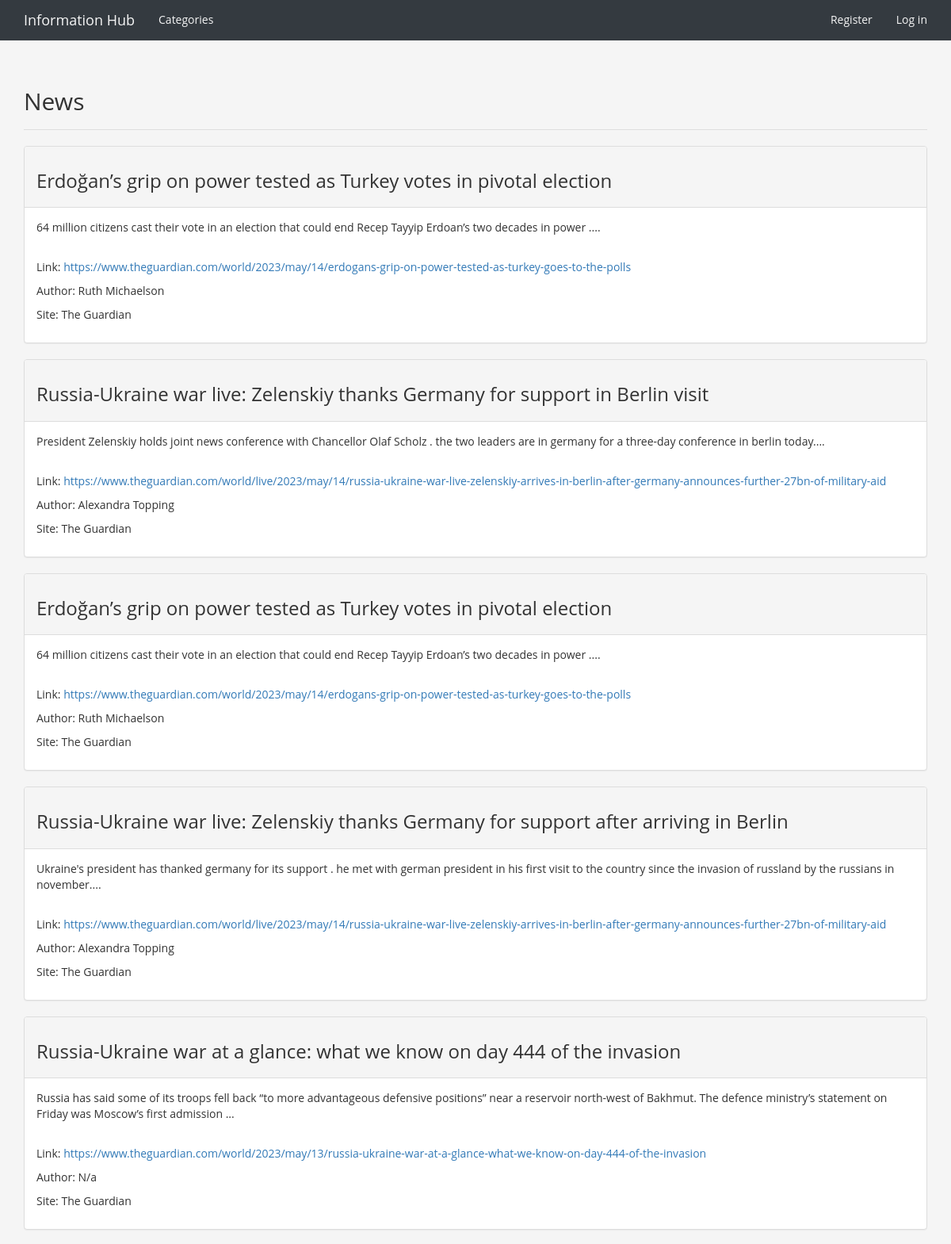
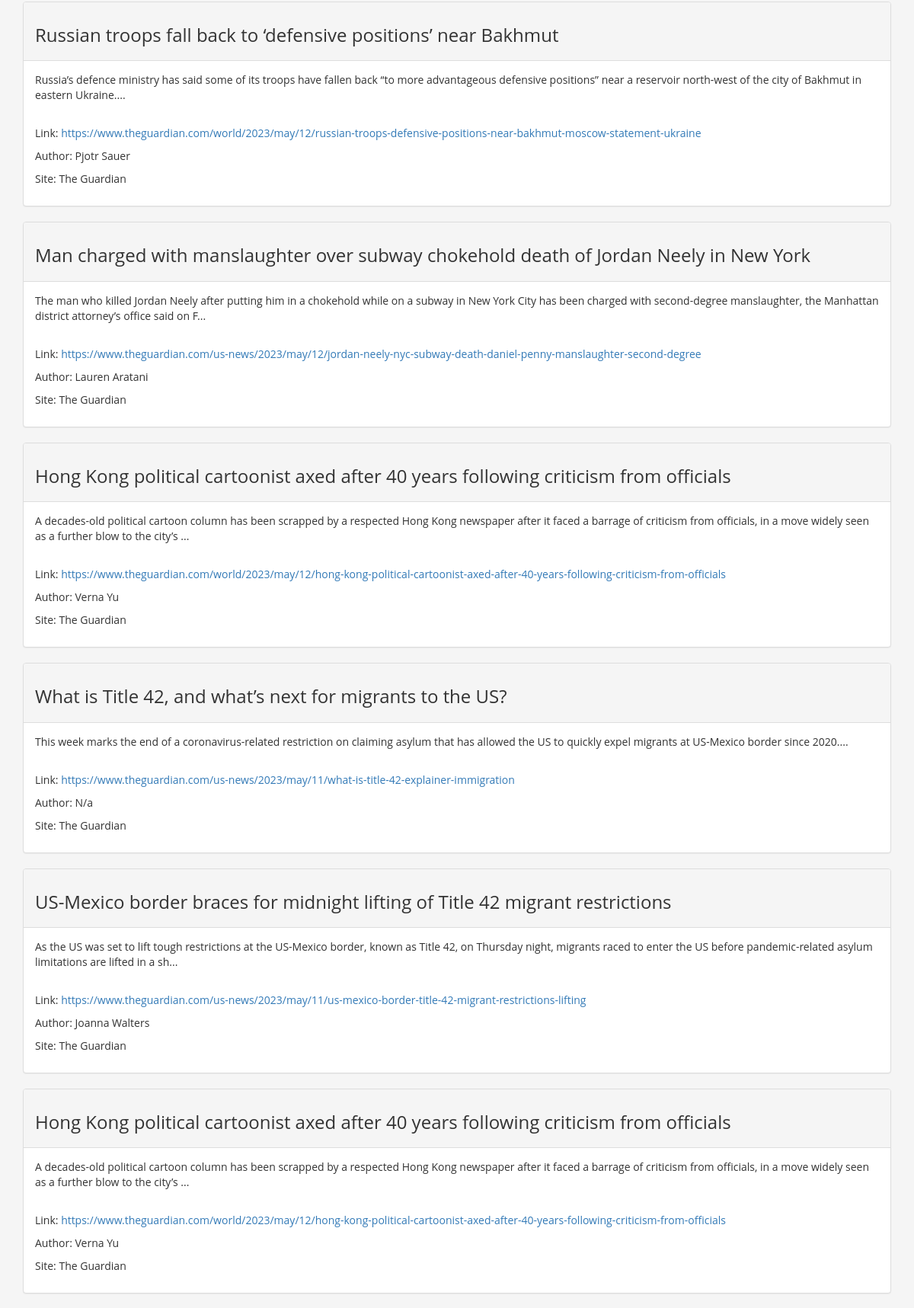
The page /categories/1/ (upper part) on the database its author committed (2 pictures, top to bottom).
### info_hubs/models.py (models this page shows, shortened)
class Category(models.Model):
    text = models.CharField(max_length=200)
    date_added = models.DateTimeField(auto_now_add=True)
    class Meta:
        verbose_name_plural = 'categories'
    def __str__(self):
        return self.text

class Article(models.Model):
    category = models.ForeignKey(
        Category,
        on_delete=models.CASCADE
    )
    text = models.TextField()
    date_added = models.DateTimeField(auto_now_add=True)
    class Meta:
        verbose_name_plural = 'articles'
    def __str__(self):
        return self.text

### info_hubs/views.py (the view)
# urls.py: re_path('^categories/(?P<category_id>\d+)/$', views.category, name='category'),
def category(request, category_id):
    category = Category.objects.get(id=category_id)
    articles = category.article_set.order_by('-date_added')
    for article in articles:
        soup = BeautifulSoup(article.text, 'html.parser')
        headline = soup.find('h3')
        image = soup.find('a href')
        if headline:
            article.headline = headline.text
            article.text = str(soup).replace(str(headline), '')
        if image:
            article.image = image['href']
            article.text = str(soup).replace(str(image), '')
    context = {'category': category, 'articles': articles}
    return render(request, 'info_hubs/category.html', context)

### info_hubs/templates/info_hubs/category.html (shortened to what this page needs)
{% extends 'info_hubs/base.html' %}
{% block header %}
  <h2>{{ category }}</h2>
{% endblock header %}
{% block content %}
  {% for article in articles %}
      <div class="panel panel-default">
        <div class="panel-heading">
        <h3>
          {{ article.headline }}
        </h3>
      </div>
      <div class="panel-body">
        {{ article|safe }}
      </div>
    </div>
    {% empty %}
      There are no entries for this topic yet.
    {% endfor %}
{% endblock content %}

### info_hubs/templates/info_hubs/base.html (style rules this page uses)
body { background-color: #f5f5f5; font-family: 'Open Sans', sans-serif; }

### rows shown on the page
Category: text "News"
Article: headline "Erdoğan’s grip on power tested as Turkey votes in pivotal election", text "64 million citizens cast their vote in an election that could end Recep Tayyip Erdoan’s two decades in power .... Link: https://www.theguardian.com/world/2023/may/14/erdogans-grip-on-power-tested-as-turkey-goes-to-the-polls Author: Ruth Michaelson Site: The Guardian"
Article: headline "Russia-Ukraine war live: Zelenskiy thanks Germany for support in Berlin visit", text "President Zelenskiy holds joint news conference with Chancellor Olaf Scholz . the two leaders are in germany for a three-day conference in berlin today.... Link: https://www.theguardian.com/world/live/2023/may/14/russia-ukraine-war-live-zelenskiy-arrives-in-berlin-after-germany-announces-further-27bn-of-military-aid Author: Alexandra Topping Site: The Guardian"
Article: headline "Erdoğan’s grip on power tested as Turkey votes in pivotal election", text "64 million citizens cast their vote in an election that could end Recep Tayyip Erdoan’s two decades in power .... Link: https://www.theguardian.com/world/2023/may/14/erdogans-grip-on-power-tested-as-turkey-goes-to-the-polls Author: Ruth Michaelson Site: The Guardian"
Article: headline "Russia-Ukraine war live: Zelenskiy thanks Germany for support after arriving in Berlin", text "Ukraine's president has thanked germany for its support . he met with german president in his first visit to the country since the invasion of russland by the russians in november.... Link: https://www.theguardian.com/world/live/2023/may/14/russia-ukraine-war-live-zelenskiy-arrives-in-berlin-after-germany-announces-further-27bn-of-military-aid Author: Alexandra Topping Site: The Guardian"
Article: headline "Russia-Ukraine war at a glance: what we know on day 444 of the invasion", text "Russia has said some of its troops fell back “to more advantageous defensive positions” near a reservoir north-west of Bakhmut. The defence ministry’s statement on Friday was Moscow’s first admission ... Link: https://www.theguardian.com/world/2023/may/13/russia-ukraine-war-at-a-glance-what-we-know-on-day-444-of-the-invasion Author: N/a Site: The Guardian"
Article: headline "Russian troops fall back to ‘defensive positions’ near Bakhmut", text "Russia’s defence ministry has said some of its troops have fallen back “to more advantageous defensive positions” near a reservoir north-west of the city of Bakhmut in eastern Ukraine.... Link: https://www.theguardian.com/world/2023/may/12/russian-troops-defensive-positions-near-bakhmut-moscow-statement-ukraine Author: Pjotr Sauer Site: The Guardian"
Article: headline "Man charged with manslaughter over subway chokehold death of Jordan Neely in New York", text "The man who killed Jordan Neely after putting him in a chokehold while on a subway in New York City has been charged with second-degree manslaughter, the Manhattan district attorney’s office said on F... Link: https://www.theguardian.com/us-news/2023/may/12/jordan-neely-nyc-subway-death-daniel-penny-manslaughter-second-degree Author: Lauren Aratani Site: The Guardian"
Article: headline "Hong Kong political cartoonist axed after 40 years following criticism from officials", text "A decades-old political cartoon column has been scrapped by a respected Hong Kong newspaper after it faced a barrage of criticism from officials, in a move widely seen as a further blow to the city’s ... Link: https://www.theguardian.com/world/2023/may/12/hong-kong-political-cartoonist-axed-after-40-years-following-criticism-from-officials Author: Verna Yu Site: The Guardian"
Article: headline "What is Title 42, and what’s next for migrants to the US?", text "This week marks the end of a coronavirus-related restriction on claiming asylum that has allowed the US to quickly expel migrants at US-Mexico border since 2020.... Link: https://www.theguardian.com/us-news/2023/may/11/what-is-title-42-explainer-immigration Author: N/a Site: The Guardian"
Article: headline "US-Mexico border braces for midnight lifting of Title 42 migrant restrictions", text "As the US was set to lift tough restrictions at the US-Mexico border, known as Title 42, on Thursday night, migrants raced to enter the US before pandemic-related asylum limitations are lifted in a sh... Link: https://www.theguardian.com/us-news/2023/may/11/us-mexico-border-title-42-migrant-restrictions-lifting Author: Joanna Walters Site: The Guardian"
Article: headline "Hong Kong political cartoonist axed after 40 years following criticism from officials", text "A decades-old political cartoon column has been scrapped by a respected Hong Kong newspaper after it faced a barrage of criticism from officials, in a move widely seen as a further blow to the city’s ... Link: https://www.theguardian.com/world/2023/may/12/hong-kong-political-cartoonist-axed-after-40-years-following-criticism-from-officials Author: Verna Yu Site: The Guardian"
